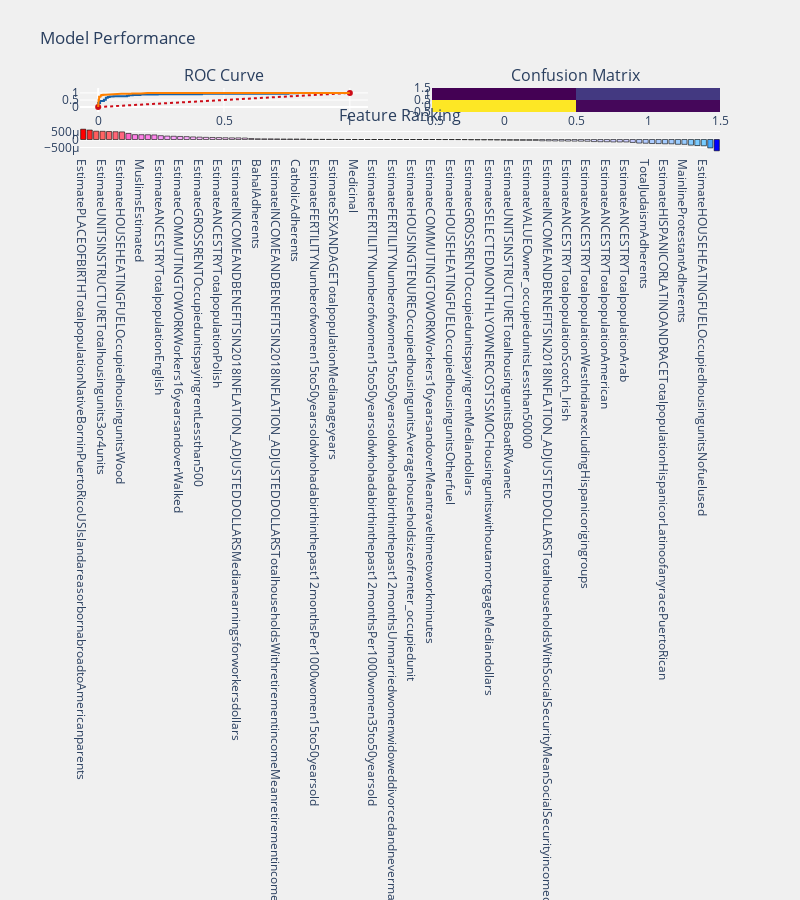

The code cell stored with this chart in its notebook:
### Code cell
prediction_function(baseline_log, X_train, X_test, y_train, y_test)

### Figure 1 — Plotly figure (JSON) as saved in the notebook; plotly's stock layout.template omitted (floating-point values rounded to 4 significant figures)
{"data": [{"colorscale": [[0, "#440154"], [0.1111, "#482878"], [0.2222, "#3e4989"], [0.3333, "#31688e"], [0.4444, "#26828e"], [0.5556, "#1f9e89"], [0.6667, "#35b779"], [0.7778, "#6ece58"], [0.8889, "#b5de2b"], [1, "#fde725"]], "name": "matrix", "showscale": false, "type": "heatmap", "x": [0, 1], "xaxis": "x2", "y": [0, 1], "yaxis": "y2", "z": [[121, 10], [8, 27]]}, {"line": {"color": "rgb(22, 96, 167)", "width": 2}, "name": "ROC Test", "type": "scatter", "x": [0, 0, 0, 0.007634, 0.007634, 0.0229, 0.0229, 0.03053, 0.03053, 0.03817, 0.03817, 0.0458, 0.0458, 0.06107, 0.06107, 0.1145, 0.1145, 0.1221, 0.1221, 0.1374, 0.1374, 0.1679, 0.1679, 0.2366, 0.2366, 0.4122, 0.4122, 0.7557, 0.7557, 0.7939, 0.7939, 1], "xaxis": "x", "y": [0, 0.05714, 0.2857, 0.2857, 0.4286, 0.4286, 0.5143, 0.5143, 0.6571, 0.6571, 0.7143, 0.7143, 0.7429, 0.7429, 0.7714, 0.7714, 0.8, 0.8, 0.8286, 0.8286, 0.8571, 0.8571, 0.8857, 0.8857, 0.9143, 0.9143, 0.9429, 0.9429, 0.9714, 0.9714, 1, 1], "yaxis": "y"}, {"line": {"color": "rgb(205, 12, 24)", "dash": "dot", "width": 2}, "type": "scatter", "x": [0, 1], "xaxis": "x", "y": [0, 1], "yaxis": "y"}, {"line": {"color": "rgb(255, 128, 0)", "width": 2}, "name": "ROC Train", "type": "scatter", "x": [0, 0, 0, 0.00188, 0.00188, 0.003759, 0.003759, 0.009398, 0.009398, 0.01128, 0.01128, 0.01316, 0.01316, 0.02068, 0.02068, 0.03008, 0.03008, 0.03571, 0.03571, 0.04511, 0.04511, 0.04887, 0.04887, 0.05827, 0.05827, 0.06391, 0.06391, 0.07519, 0.07519, 0.09023, 0.09023, 0.09211, 0.09211, 0.1316, 0.1316, 0.1335, 0.1335, 0.1692, 0.1692, 0.1805, 0.1805, 0.1955, 0.1955, 0.3759, 0.3759, 1], "xaxis": "x", "y": [0, 0.05426, 0.4961, 0.4961, 0.5116, 0.5116, 0.7364, 0.7364, 0.8062, 0.8062, 0.814, 0.814, 0.8527, 0.8527, 0.8682, 0.8682, 0.876, 0.876, 0.8915, 0.8915, 0.8992, 0.8992, 0.907, 0.907, 0.9147, 0.9147, 0.9225, 0.9225, 0.9302, 0.9302, 0.938, 0.938, 0.9457, 0.9457, 0.9535, 0.9535, 0.9612, 0.9612, 0.969, 0.969, 0.9767, 0.9767, 0.9922, 0.9922, 1, 1], "yaxis": "y"}, {"marker": {"color": [0.0006448, 0.0005919, 0.00052, 0.0005119, 0.0005008, 0.0004874, 0.000477, 0.00038, 0.0003036, 0.0002996, 0.0002965, 0.000286, 0.0002376, 0.0002125, 0.0002025, 0.0001899, 0.000178, 0.0001604, 0.0001477, 0.0001329, 0.0001259, 0.0001199, 0.0001084, 0.0001021, 0.0001005, 9.097e-05, 6.158e-05, 4.864e-05, 4.271e-05, 4.198e-05, 3.791e-05, 3.164e-05, 3.154e-05, 3.106e-05, 2.874e-05, 1.362e-05, 1.035e-05, 1.004e-05, 6.923e-06, 5.693e-06, 2.742e-06, 1.978e-06, 4.524e-07, 1.025e-07, -1.121e-08, -1.402e-07, -1.758e-07, -2.849e-07, -4.508e-07, -4.673e-07, -4.867e-07, -5.577e-07, -7.906e-07, -1.511e-06, -1.837e-06, -3.91e-06, -5.598e-06, -6.858e-06, -9.34e-06, -1.189e-05, -2.14e-05, -2.613e-05, -2.773e-05, -2.854e-05, -3.817e-05, -4.59e-05, -5.22e-05, -5.424e-05, -5.765e-05, -5.895e-05, -6.016e-05, -7.999e-05, -8.43e-05, -8.958e-05, -9.297e-05, -9.727e-05, -9.918e-05, -0.0001042, -0.0001097, -0.0001305, -0.0001395, -0.0001418, -0.0001526, -0.0001531, -0.0001537, -0.000184, -0.0002226, -0.0002347, -0.0002527, -0.0002571, -0.0002696, -0.0002696, -0.0003004, -0.0003029, -0.0003519, -0.0003783, -0.0003923, -0.0005254, -0.0007084], "colorscale": [[0, "rgb(0,0,255)"], [0.1, "rgb(51,153,255)"], [0.2, "rgb(102,204,255)"], [0.3, "rgb(153,204,255)"], [0.4, "rgb(204,204,255)"], [0.5, "rgb(255,255,255)"], [0.6, "rgb(255,204,255)"], [0.7, "rgb(255,153,255)"], [0.8, "rgb(255,102,204)"], [0.9, "rgb(255,102,102)"], [1, "rgb(255,0,0)"]], "line": {"color": "black", "width": 0.6}}, "name": "coefficients", "type": "bar", "x": ["EstimatePLACEOFBIRTHTotalpopulationNativeBorninPuertoRicoUSIslandareasorbornabroadtoAmericanparents", "EstimateANCESTRYTotalpopulationSwedish", "EstimateANCESTRYTotalpopulationRussian", "EstimateUNITSINSTRUCTURETotalhousingunits3or4units", "OrthodoxAdherents", "EstimateANCESTRYTotalpopulationLithuanian", "EstimateHOUSEHEATINGFUELOccupiedhousingunitsWood", "EstimateINDUSTRYCivilianemployedpopulation16yearsandoverAgricultureforestryfishingandhuntingandmining", "EstimateINCOMEANDBENEFITSIN2018INFLATION_ADJUSTEDDOLLARSTotalhouseholdsWithcashpublicassistanceincomeMeancashpublicassistanceincomedollars", "MuslimsEstimated", "EstimateHISPANICORLATINOANDRACETotalpopulationNotHispanicorLatinoTwoormoreraces", "EstimateANCESTRYTotalpopulationGreek", "EstimateANCESTRYTotalpopulationEnglish", "EstimateANCESTRYTotalpopulationDutch", "UnitarianUniversalistAdherents", "EstimateCOMMUTINGTOWORKWorkers16yearsandoverWalked", "EstimateSELECTEDMONTHLYOWNERCOSTSSMOCHousingunitswithoutamortgage250to399", "EstimateSELECTEDMONTHLYOWNERCOSTSSMOCHousingunitswithamortgage500to999", "EstimateGROSSRENTOccupiedunitspayingrentLessthan500", "EstimateANCESTRYTotalpopulationFrenchexceptBasque", "EstimateHISPANICORLATINOANDRACETotalpopulationNotHispanicorLatinoSomeotherracealone", "EstimateANCESTRYTotalpopulationPolish", "EstimateHISPANICORLATINOANDRACETotalpopulationNotHispanicorLatinoTwoormoreracesTworacesincludingSomeotherrace", "EstimateINCOMEANDBENEFITSIN2018INFLATION_ADJUSTEDDOLLARSTotalhouseholdsWithSupplementalSecurityIncomeMeanSupplementalSecurityIncomedollars", "EstimateINCOMEANDBENEFITSIN2018INFLATION_ADJUSTEDDOLLARSMedianearningsforworkersdollars", "EstimateHISPANICORLATINOANDRACETotalpopulationNotHispanicorLatinoNativeHawaiianandOtherPacificIslanderalone", "EstimateUNITSINSTRUCTURETotalhousingunits1_unitattached", "BahaIAdherents", "EstimateGROSSRENTOccupiedunitspayingrent500to999", "EstimateCOMMUTINGTOWORKWorkers16yearsandoverPublictransportationexcludingtaxicab", "EstimateINCOMEANDBENEFITSIN2018INFLATION_ADJUSTEDDOLLARSTotalhouseholdsWithretirementincomeMeanretirementincomedollars", "EstimateANCESTRYTotalpopulationDanish", "EstimateANCESTRYTotalpopulationHungarian", "CatholicAdherents", "EstimateANCESTRYTotalpopulationSubsaharanAfrican", "EstimateANCESTRYTotalpopulationGerman", "EstimateFERTILITYNumberofwomen15to50yearsoldwhohadabirthinthepast12monthsPer1000women15to50yearsold", "BlackProtestantAdherents", "EstimateYEARSTRUCTUREBUILTTotalhousingunitsBuilt1939orearlier", "EstimateSEXANDAGETotalpopulationMedianageyears", "EstimateHOUSEHEATINGFUELOccupiedhousingunitsElectricity", "EstimateSEXANDAGETotalpopulation65yearsandoverSexratiomalesper100females", "Medicinal", "PctDemocrat", "EstimateHOUSINGOCCUPANCYTotalhousingunitsHomeownervacancyrate", "EstimateFERTILITYNumberofwomen15to50yearsoldwhohadabirthinthepast12monthsPer1000women35to50yearsold", "CBSAPopulation", "PctRepublican", "EstimateFERTILITYNumberofwomen15to50yearsoldwhohadabirthinthepast12monthsUnmarriedwomenwidoweddivorcedandnevermarriedPer1000unmarriedwomen", "EstimateHOUSEHOLDSBYTYPETotalhouseholdsAveragefamilysize", "EstimateHOUSEHOLDSBYTYPETotalhouseholdsAveragehouseholdsize", "EstimateHOUSINGTENUREOccupiedhousingunitsAveragehouseholdsizeofrenter_occupiedunit", "EstimateROOMSTotalhousingunitsMedianrooms", "PartyAffiliation", "EstimateCOMMUTINGTOWORKWorkers16yearsandoverMeantraveltimetoworkminutes", "EstimateHOUSINGOCCUPANCYTotalhousingunitsRentalvacancyrate", "EstimateSEXANDAGETotalpopulation18yearsandoverSexratiomalesper100females", "EstimateHOUSEHEATINGFUELOccupiedhousingunitsOtherfuel", "EstimateANCESTRYTotalpopulationIrish", "EstimateHOUSINGOCCUPANCYTotalhousingunitsVacanthousingunits", "EstimateGROSSRENTOccupiedunitspayingrentMediandollars", "EstimateINCOMEANDBENEFITSIN2018INFLATION_ADJUSTEDDOLLARSNonfamilyhouseholdsMeannonfamilyincomedollars", "EstimateHISPANICORLATINOANDRACETotalpopulationNotHispanicorLatinoBlackorAfricanAmericanalone", "EstimateSELECTEDMONTHLYOWNERCOSTSSMOCHousingunitswithoutamortgageMediandollars", "EstimateINCOMEANDBENEFITSIN2018INFLATION_ADJUSTEDDOLLARSFamiliesMeanfamilyincomedollars", "EstimateSELECTEDMONTHLYOWNERCOSTSSMOCHousingunitswithamortgageLessthan500", "EstimateUNITSINSTRUCTURETotalhousingunitsBoatRVvanetc", "EstimatePLACEOFBIRTHTotalpopulationNativeBorninUnitedStatesDifferentstate", "EstimateSELECTEDMONTHLYOWNERCOSTSASAPERCENTAGEOFHOUSEHOLDINCOMESMOCAPIHousingunitwithoutamortgageexcludingunitswhereSMOCAPIcannotbecomputedNotcomputed", "EstimateVALUEOwner_occupiedunitsLessthan50000", "EstimateHOUSEHEATINGFUELOccupiedhousingunitsFueloilkeroseneetc", "EstimateHISPANICORLATINOANDRACETotalpopulationHispanicorLatinoofanyraceCuban", "EstimateINCOMEANDBENEFITSIN2018INFLATION_ADJUSTEDDOLLARSTotalhouseholdsWithSocialSecurityMeanSocialSecurityincomedollars", "EstimateHOUSEHEATINGFUELOccupiedhousingunitsBottledtankorLPgas", "EstimateHISPANICORLATINOANDRACETotalpopulationNotHispanicorLatinoAmericanIndianandAlaskaNativealone", "EstimateANCESTRYTotalpopulationScotch_Irish", "EstimateEMPLOYMENTSTATUSPopulation16yearsandoverInlaborforceArmedForces", "EstimateHISPANICORLATINOANDRACETotalpopulationHispanicorLatinoofanyraceOtherHispanicorLatino", "EstimateANCESTRYTotalpopulationWestIndianexcludingHispanicorigingroups", "EstimateANCESTRYTotalpopulationItalian", "EstimateANCESTRYTotalpopulationFrenchCanadian", "EstimateANCESTRYTotalpopulationAmerican", "EstimateUNITSINSTRUCTURETotalhousingunitsMobilehome", "LatterDaySaintsAdherents", "EstimateANCESTRYTotalpopulationArab", "EstimateANCESTRYTotalpopulationPortuguese", "EstimateANCESTRYTotalpopulationCzech", "TotalJudaismAdherents", "EstimateANCESTRYTotalpopulationUkrainian", "EstimateANCESTRYTotalpopulationSwiss", "EstimateHISPANICORLATINOANDRACETotalpopulationHispanicorLatinoofanyracePuertoRican", "EstimateANCESTRYTotalpopulationSlovak", "EstimateSELECTEDMONTHLYOWNERCOSTSSMOCHousingunitswithoutamortgage1000ormore", "MainlineProtestantAdherents", "EstimateANCESTRYTotalpopulationNorwegian", "EstimateVALUEOwner_occupiedunits100000to149999", "EstimateHOUSEHEATINGFUELOccupiedhousingunitsNofuelused", "EstimateUNITSINSTRUCTURETotalhousingunits2units", "EstimateSELECTEDMONTHLYOWNERCOSTSSMOCHousingunitswithoutamortgageLessthan250"], "xaxis": "x3", "y": [0.0006448, 0.0005919, 0.00052, 0.0005119, 0.0005008, 0.0004874, 0.000477, 0.00038, 0.0003036, 0.0002996, 0.0002965, 0.000286, 0.0002376, 0.0002125, 0.0002025, 0.0001899, 0.000178, 0.0001604, 0.0001477, 0.0001329, 0.0001259, 0.0001199, 0.0001084, 0.0001021, 0.0001005, 9.097e-05, 6.158e-05, 4.864e-05, 4.271e-05, 4.198e-05, 3.791e-05, 3.164e-05, 3.154e-05, 3.106e-05, 2.874e-05, 1.362e-05, 1.035e-05, 1.004e-05, 6.923e-06, 5.693e-06, 2.742e-06, 1.978e-06, 4.524e-07, 1.025e-07, -1.121e-08, -1.402e-07, -1.758e-07, -2.849e-07, -4.508e-07, -4.673e-07, -4.867e-07, -5.577e-07, -7.906e-07, -1.511e-06, -1.837e-06, -3.91e-06, -5.598e-06, -6.858e-06, -9.34e-06, -1.189e-05, -2.14e-05, -2.613e-05, -2.773e-05, -2.854e-05, -3.817e-05, -4.59e-05, -5.22e-05, -5.424e-05, -5.765e-05, -5.895e-05, -6.016e-05, -7.999e-05, -8.43e-05, -8.958e-05, -9.297e-05, -9.727e-05, -9.918e-05, -0.0001042, -0.0001097, -0.0001305, -0.0001395, -0.0001418, -0.0001526, -0.0001531, -0.0001537, -0.000184, -0.0002226, -0.0002347, -0.0002527, -0.0002571, -0.0002696, -0.0002696, -0.0003004, -0.0003029, -0.0003519, -0.0003783, -0.0003923, -0.0005254, -0.0007084], "yaxis": "y3"}], "layout": {"annotations": [{"font": {"size": 16}, "showarrow": false, "text": "ROC Curve", "x": 0.225, "xanchor": "center", "xref": "paper", "y": 1, "yanchor": "bottom", "yref": "paper"}, {"font": {"size": 16}, "showarrow": false, "text": "Confusion Matrix", "x": 0.775, "xanchor": "center", "xref": "paper", "y": 1, "yanchor": "bottom", "yref": "paper"}, {"font": {"size": 16}, "showarrow": false, "text": "Feature Ranking", "x": 0.5, "xanchor": "center", "xref": "paper", "y": 0.375, "yanchor": "bottom", "yref": "paper"}], "autosize": false, "height": 900, "margin": {"b": 195}, "paper_bgcolor": "rgba(240,240,240, 0.95)", "plot_bgcolor": "rgba(240,240,240, 0.95)", "showlegend": false, "title": {"text": "Model Performance"}, "width": 800, "xaxis": {"anchor": "y", "domain": [0, 0.45]}, "xaxis2": {"anchor": "y2", "domain": [0.55, 1]}, "xaxis3": {"anchor": "y3", "domain": [0, 1]}, "yaxis": {"anchor": "x", "domain": [0.625, 1]}, "yaxis2": {"anchor": "x2", "domain": [0.625, 1]}, "yaxis3": {"anchor": "x3", "domain": [0, 0.375]}}}
